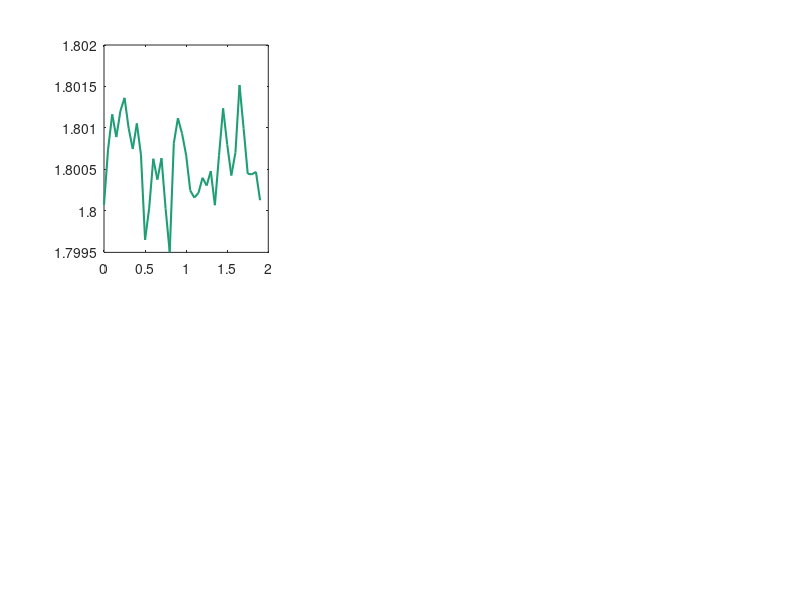

Source code (MATLAB): (Note: this script raises an error after producing the figure.)
%updated
clc; close all;
load('weld_signals.mat');
load('weld_thresholds.mat');

fprintf('Running Moving RMS + Voltage analysis...\n\n');

window_samples = 1000;
overlap        = 500;
scenarios  = {'normal','spatter','porosity','unstable','burn'};
titles_str = {'Normal','Spatter','Porosity','Arc instability','Burn-through'};
col = [0.12 0.62 0.46; 0.84 0.19 0.19; 0.93 0.50 0.10; 0.33 0.42 0.74; 0.60 0.10 0.60];

rms_stats  = zeros(5,3);
volt_stats = zeros(5,3);

figure('Name','Moving RMS','Position',[50 50 1300 700]);
for k = 1:5
    sig = signals.(['I_' scenarios{k}]);
    N   = length(sig);
    n_w = floor((N - window_samples)/overlap) + 1;
    rms_v = zeros(n_w,1);
    t_rms = zeros(n_w,1);
    for w = 1:n_w
        i1 = (w-1)*overlap + 1;
        i2 = i1 + window_samples - 1;
        rms_v(w) = rms(sig(i1:i2));
        t_rms(w) = signals.t(i1);
    end
    rms_stats(k,:) = [mean(rms_v), max(rms_v), std(rms_v)];
    subplot(2,3,k);
    plot(t_rms, rms_v, 'Color', col(k,:), 'LineWidth', 1.5);
    hold on;
    yline(thresholds_struct.burn_rms,'--r','Burn threshold','FontSize',8);
    hold off;
    xlabel('Time (s)'); ylabel('RMS (V)');
    title(['Moving RMS — ' titles_str{k}]);
    ylim([1.5 2.8]); grid on;
end
sgtitle('Moving RMS (100ms window) — current signal','FontSize',12,'FontWeight','bold');

figure('Name','Voltage Analysis','Position',[100 100 1300 700]);
for k = 1:5
    sig_v = signals.(['V_' scenarios{k}]);
    n_w   = floor((length(sig_v) - window_samples)/overlap) + 1;
    stdv  = zeros(n_w,1);
    minv  = zeros(n_w,1);
    tw    = zeros(n_w,1);
    for w = 1:n_w
        i1 = (w-1)*overlap + 1;
        i2 = i1 + window_samples - 1;
        chunk  = sig_v(i1:i2);
        stdv(w) = std(chunk);
        minv(w) = min(chunk);
        tw(w)   = signals.t(i1);
    end
    volt_stats(k,:) = [mean(sig_v), min(sig_v), mean(stdv)];
    subplot(2,3,k);
    yyaxis left
    plot(tw, stdv, 'Color', col(k,:), 'LineWidth', 1.2);
    ylabel('Std Dev (V)');
    yyaxis right
    plot(tw, minv, '--', 'Color', col(k,:)*0.7, 'LineWidth', 1);
    ylabel('Min V (V)');
    yline(0.80,':r','Porosity dip','FontSize',8);
    xlabel('Time (s)');
    title(['Voltage — ' titles_str{k}]);
    grid on;
end
sgtitle('Voltage std deviation + min value per window','FontSize',12,'FontWeight','bold');

normal_moving_rms = rms_stats(1,1);
normal_volt_std   = volt_stats(1,3);

thresholds_struct.burn_rms        = normal_moving_rms * 1.20;
thresholds_struct.instability_std = normal_volt_std   * 3.50;
thresholds_struct.porosity_dip    = 0.80;
thresholds_struct.window_samples  = window_samples;
thresholds_struct.overlap         = overlap;
thresholds_struct.Fs              = Fs;

save('weld_thresholds.mat','thresholds_struct');

fprintf('====== FINAL SIMULINK THRESHOLDS ======\n');
fprintf('Spatter peak threshold     : %.4f V\n', thresholds_struct.spatter_peak);
fprintf('Burn-through RMS threshold : %.4f V\n', thresholds_struct.burn_rms);
fprintf('Arc instability std thresh : %.4f V\n', thresholds_struct.instability_std);
fprintf('Porosity voltage dip       : %.4f V\n', thresholds_struct.porosity_dip);
fprintf('HF energy threshold        : %.6f\n',   thresholds_struct.hf_energy);
fprintf('Detection window           : %d samples (%.0f ms)\n', window_samples, window_samples/Fs*1000);
fprintf('========================================\n');
fprintf('Week 2 Part 3 complete!\n');
